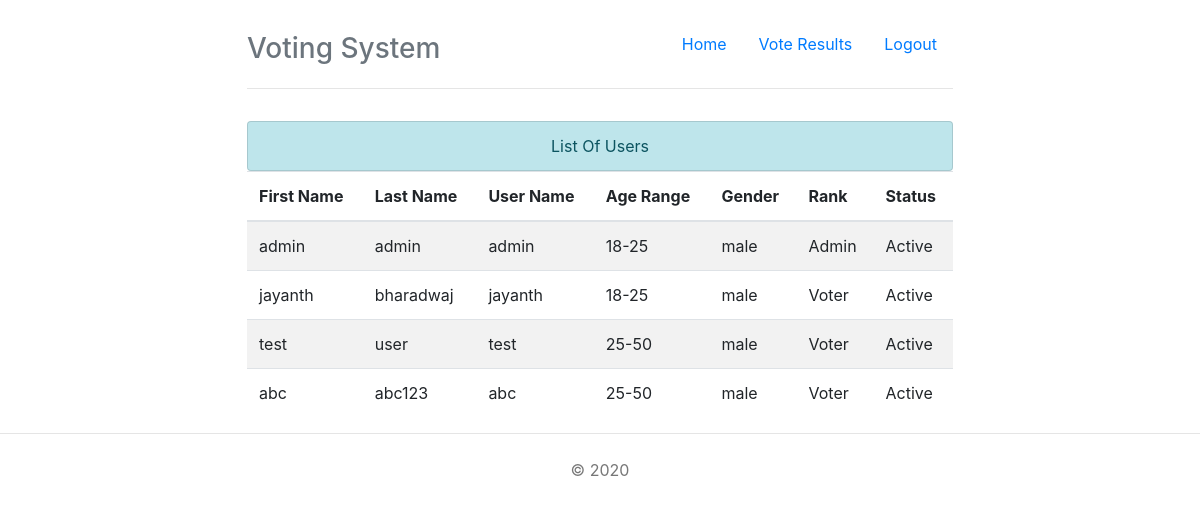
The page /users.php (signed in) on the database as committed earlier.
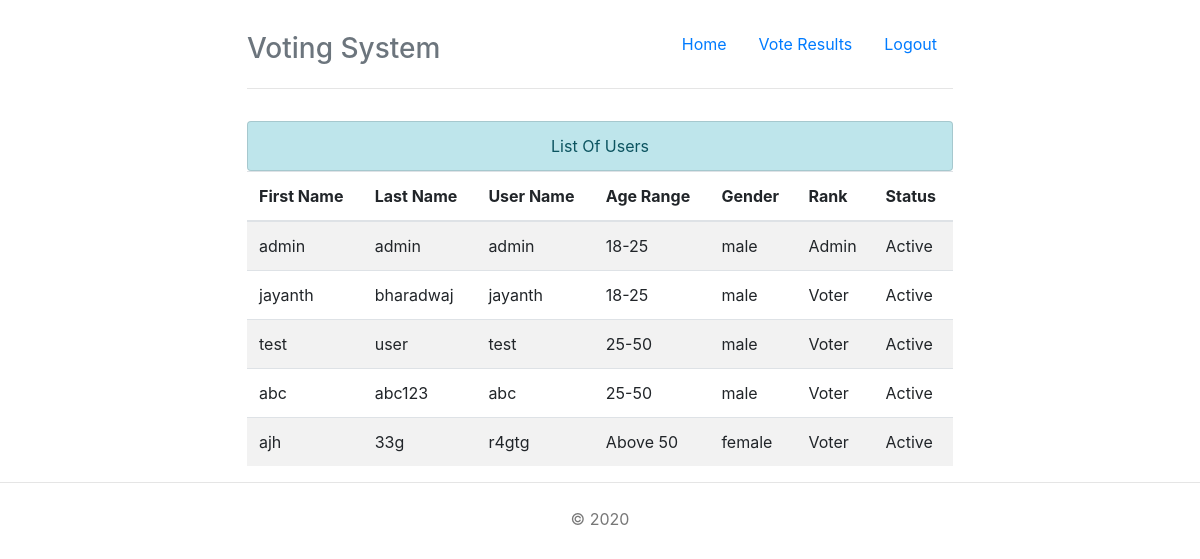
The same page on the database as committed later.
### tables this page shows
CREATE TABLE `users` (
  `UserId` int(11) NOT NULL,
  `firstName` varchar(255) NOT NULL,
  `lastName` varchar(255) NOT NULL,
  `userName` varchar(255) NOT NULL,
  `ageRange` varchar(255) NOT NULL,
  `gender` varchar(255) NOT NULL,
  `password` varchar(255) NOT NULL,
  `role` int(11) NOT NULL,
  `status` int(11) NOT NULL
);

### users.php (the view, shortened to what this page needs)
<?php
include "head.php";
?>
<body>
  <div class="container">
    <?php include "navbar.php"; ?>
    <?php if ($_SESSION) {
      if ($_SESSION['rank'] == 'admin') {
        include "connection.php";
    ?>
        <ul class="list-group">
          <center>
            <li class="list-group-item list-group-item-info">List Of Users</li>
          </center>
        </ul>
        <?php
        $uq = "SELECT * FROM users";
        $uqr = mysqli_query($conn, $uq);
        if (mysqli_num_rows($uqr) < 1) {
          echo '<font color="red">No Users found</font>';
        } else { ?>
          <table class="table table-striped table-hover">
            <thead>
              <tr>
                <th>First Name</th>
                <th>Last Name</th>
                <th>User Name</th>
                <th>Age Range</th>
                <th>Gender</th>
                <th>Rank</th>
                <th>Status</th>
              </tr>
            </thead>
            <tbody>
              <?php
              while ($row = mysqli_fetch_array($uqr)) {
                $firstname = $row['firstName'];
                $lastname = $row['lastName'];
                $username = $row['userName'];
                $age = $row['ageRange'];
                $gender = $row['gender'];
                $rank = $row['role'];
                $status = $row['status'];
              ?> <tr>
                  <td><?php echo $firstname; ?></td>
                  <td><?php echo $lastname; ?></td>
                  <td><?php echo $username; ?></td>
                  <td><?php echo $age; ?></td>
                  <td><?php echo $gender; ?></td>
                  <td><?php if($rank == 1){echo "Voter";} if($rank == 2){echo "Admin";}?></td>
                  <td><?php if ($status == 1) {
                        echo "Active";
                      } else {
                        echo "Not Active";
                      } ?></td>
                </tr>
              <?php } ?>
            </tbody>
          </table>
        <?php }
        ?>
    <?php }
    } else {
      echo "You don't have access";
    } ?>
  </div>
  <?php include "footer.php"; ?>
</body>

### head.php (shortened to what this page needs)
<!DOCTYPE html>
<html lang="en">
<head>
  <link rel="stylesheet" href="https://maxcdn.bootstrapcdn.com/bootstrap/4.0.0/css/bootstrap.min.css">
  <link rel="stylesheet" href="custom.css" />
</head>

### navbar.php (shortened to what this page needs)
<div class="header clearfix">
  <nav>
    <ul class="nav nav-pills float-right">
      <li class="nav-item">
        <a class="nav-link" href="index.php">Home</span></a>
      </li>
      <?php if ($_SESSION) {
        if ($_SESSION['rank'] == 'admin') {
      ?>
          <li class="nav-item">
            <a class="nav-link" href="vote_results.php">Vote Results</a>
          </li>
      <?php }
      } ?>
      <?php if ($_SESSION) {
        ?>
        <li class="nav-item">
          <a class="nav-link" href="logout.php">Logout</a>
        </li>
      <?php } ?>
    </ul>
  </nav>
  <h3 class="text-muted">Voting System</h3>
</div>

### footer.php
<footer class="footer">
  <center>
    <p>&copy; <?php echo Date('Y'); ?></p>
  </center>
</footer>

### custom.css (style rules this page uses)
body { padding-top: 1.5rem; padding-bottom: 1.5rem; }
.header, .marketing, .footer { padding-right: 1rem; padding-left: 1rem; }
.header { padding-bottom: 1rem; border-bottom: .05rem solid #e5e5e5; }
.header h3 { margin-top: 0; margin-bottom: 0; line-height: 3rem; }
.footer { padding-top: 1.5rem; color: #777; border-top: .05rem solid #e5e5e5; }
@media (min-width: 48em) { .container { max-width: 46rem; } }
@media screen and (min-width: 48em) { .header, .marketing, .footer { padding-right: 0; padding-left: 0; } }
@media screen and (min-width: 48em) { .header { margin-bottom: 2rem; } }

Rows that differ between the two databases and show on the page:
added users: firstName "ajh", lastName "33g", userName "r4gtg", ageRange "Above 50", gender "female", shows "Voter", status "Active"
